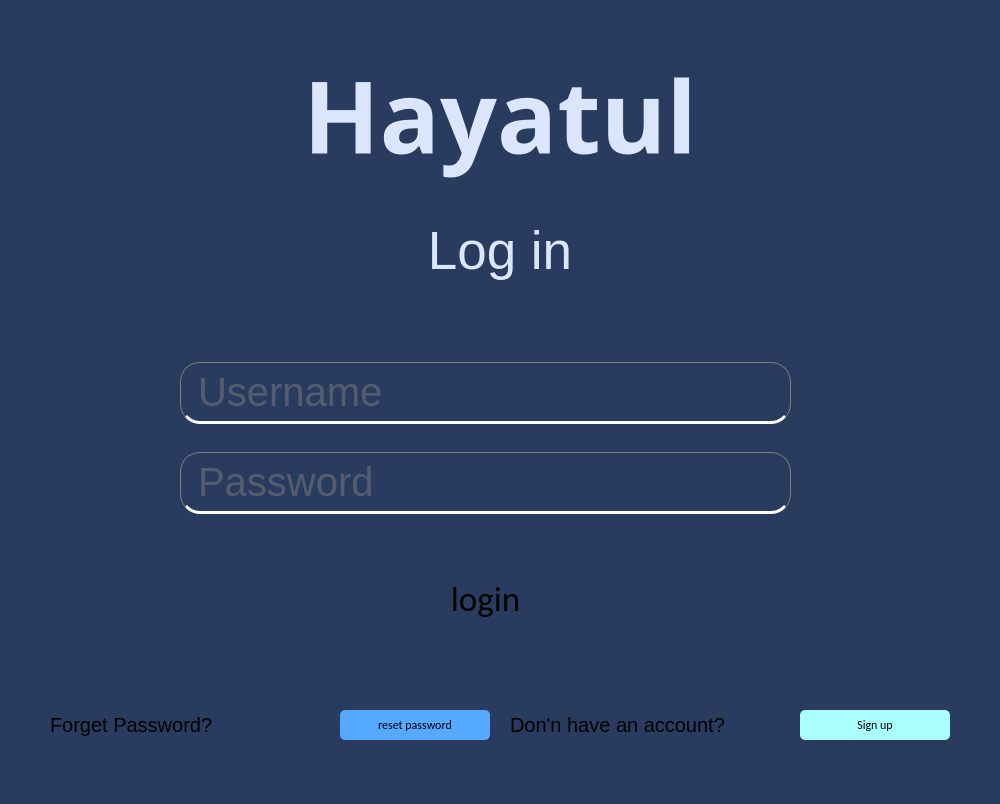
<?xml version="1.0" encoding="UTF-8"?>
<ui version="4.0">
 <class>widget</class>
 <widget class="QWidget" name="widget">
  <property name="windowModality">
   <enum>Qt::NonModal</enum>
  </property>
  <property name="geometry">
   <rect>
    <x>0</x>
    <y>0</y>
    <width>1000</width>
    <height>804</height>
   </rect>
  </property>
  <property name="minimumSize">
   <size>
    <width>1000</width>
    <height>0</height>
   </size>
  </property>
  <property name="font">
   <font>
    <family>Calibri</family>
   </font>
  </property>
  <property name="windowTitle">
   <string>Hayatul Islamiya SIS</string>
  </property>
  <property name="windowIcon">
   <iconset>
    <normaloff>logo.png</normaloff>logo.png</iconset>
  </property>
  <property name="layoutDirection">
   <enum>Qt::LeftToRight</enum>
  </property>
  <property name="styleSheet">
   <string notr="true">background-color:#293b5f;</string>
  </property>
  <property name="inputMethodHints">
   <set>Qt::ImhNone</set>
  </property>
  <widget class="QLabel" name="loginTitle">
   <property name="geometry">
    <rect>
     <x>0</x>
     <y>190</y>
     <width>1000</width>
     <height>121</height>
    </rect>
   </property>
   <property name="sizePolicy">
    <sizepolicy hsizetype="Expanding" vsizetype="Fixed">
     <horstretch>0</horstretch>
     <verstretch>0</verstretch>
    </sizepolicy>
   </property>
   <property name="font">
    <font>
     <family>MS Shell Dlg 2</family>
     <pointsize>40</pointsize>
     <underline>false</underline>
    </font>
   </property>
   <property name="styleSheet">
    <string notr="true">color: #dbe6fd;
width: 100%;</string>
   </property>
   <property name="text">
    <string>Log in</string>
   </property>
   <property name="textFormat">
    <enum>Qt::PlainText</enum>
   </property>
   <property name="alignment">
    <set>Qt::AlignCenter</set>
   </property>
  </widget>
  <widget class="QLabel" name="logo">
   <property name="geometry">
    <rect>
     <x>200</x>
     <y>40</y>
     <width>600</width>
     <height>150</height>
    </rect>
   </property>
   <property name="maximumSize">
    <size>
     <width>16777215</width>
     <height>167772</height>
    </size>
   </property>
   <property name="font">
    <font>
     <family>Castellar</family>
     <pointsize>-1</pointsize>
     <weight>75</weight>
     <bold>true</bold>
     <underline>false</underline>
    </font>
   </property>
   <property name="mouseTracking">
    <bool>false</bool>
   </property>
   <property name="styleSheet">
    <string notr="true">color: #dbe6fd;
font-size: 100px;</string>
   </property>
   <property name="text">
    <string>Hayatul</string>
   </property>
   <property name="alignment">
    <set>Qt::AlignCenter</set>
   </property>
  </widget>
  <widget class="QWidget" name="verticalLayoutWidget">
   <property name="geometry">
    <rect>
     <x>140</x>
     <y>340</y>
     <width>691</width>
     <height>341</height>
    </rect>
   </property>
   <layout class="QVBoxLayout" name="verticalLayout">
    <item>
     <widget class="QLineEdit" name="username">
      <property name="font">
       <font>
        <pointsize>30</pointsize>
       </font>
      </property>
      <property name="styleSheet">
       <string notr="true">margin-left:40px;
margin-right:40px;
color: grey;
border: 1px solid grey;
border-radius:20px;
border-bottom:3px solid white;
padding: 5px;
padding-left: 15px;</string>
      </property>
      <property name="placeholderText">
       <string>Username</string>
      </property>
     </widget>
    </item>
    <item>
     <widget class="QLineEdit" name="password">
      <property name="font">
       <font>
        <pointsize>30</pointsize>
       </font>
      </property>
      <property name="styleSheet">
       <string notr="true">margin-left:40px;
margin-right:40px;
color: grey;
border: 1px solid grey;
border-radius:20px;
border-bottom:3px solid white;
padding: 5px;
padding-left: 15px;</string>
      </property>
      <property name="placeholderText">
       <string>Password</string>
      </property>
     </widget>
    </item>
    <item>
     <widget class="QPushButton" name="loginButton">
      <property name="styleSheet">
       <string notr="true">border: 4px solid '#2541b2';
 border-radius: 45px;
font-size: 35px;
color: 'white';
padding: 25px 0;
 margin: 10px 200px;</string>
      </property>
      <property name="text">
       <string>login</string>
      </property>
     </widget>
    </item>
   </layout>
  </widget>
  <widget class="QLabel" name="forgetPassword">
   <property name="geometry">
    <rect>
     <x>50</x>
     <y>710</y>
     <width>171</width>
     <height>30</height>
    </rect>
   </property>
   <property name="font">
    <font>
     <pointsize>15</pointsize>
    </font>
   </property>
   <property name="text">
    <string>Forget Password?</string>
   </property>
  </widget>
  <widget class="QLabel" name="signUpLabel">
   <property name="geometry">
    <rect>
     <x>510</x>
     <y>710</y>
     <width>231</width>
     <height>30</height>
    </rect>
   </property>
   <property name="font">
    <font>
     <pointsize>15</pointsize>
    </font>
   </property>
   <property name="text">
    <string>Don'n have an account?</string>
   </property>
  </widget>
  <widget class="QPushButton" name="forgetPasswordBtn">
   <property name="geometry">
    <rect>
     <x>340</x>
     <y>710</y>
     <width>150</width>
     <height>30</height>
    </rect>
   </property>
   <property name="styleSheet">
    <string notr="true">border: 1px solid '#2541b2';
background-color: rgb(85, 170, 255);
 border-radius: 5px;
font-size: 12px;
color: 'black';</string>
   </property>
   <property name="text">
    <string>reset password</string>
   </property>
  </widget>
  <widget class="QPushButton" name="signUpBtn">
   <property name="geometry">
    <rect>
     <x>800</x>
     <y>710</y>
     <width>150</width>
     <height>30</height>
    </rect>
   </property>
   <property name="styleSheet">
    <string notr="true">border: 1px solid '#2541b2';
background-color: rgb(170, 255, 255);
 border-radius: 5px;
font-size: 12px;
color: 'black';</string>
   </property>
   <property name="text">
    <string>Sign up</string>
   </property>
  </widget>
 </widget>
 <resources/>
 <connections/>
</ui>
